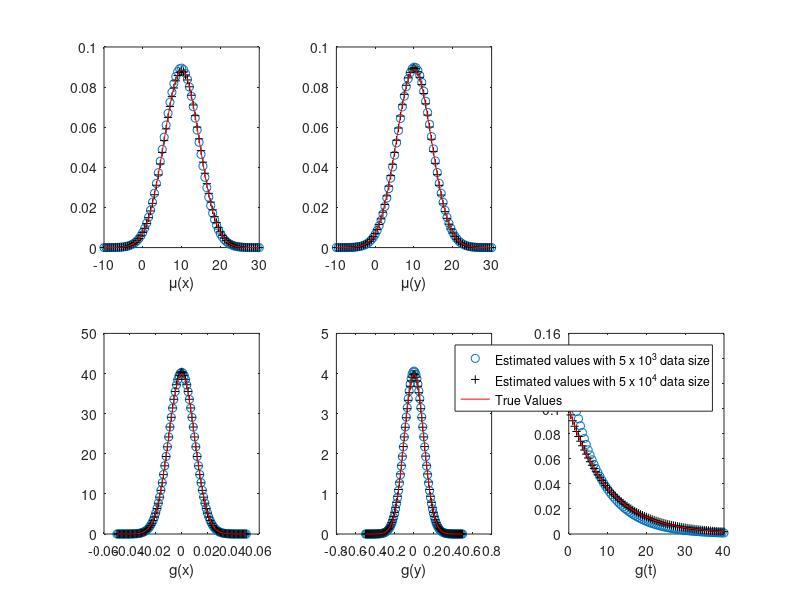

MATLAB code for this plot:
clearvars, clc

% the background function
mu0 = @(b0,b1,b2,b3,b4,u,v)b0*exp(-b2*(u-b1).^2-b4*(v-b3).^2);
mu_cor = -10:0.5:30;
mu1_cor = 0.1:0.1:100;

% triggering function
g0 = @(b0,b1,b2,b3,u,v,s)b0*exp(-b1*u.^2-b2*v.^2-b3*s);
g_cor = 0:0.5:40;
g1_cor = -0.05:0.001:0.05;
g2_cor = -0.5:0.01:0.5;


% estimated values for the 5 x 10^3 simulated data
mu5_b0 =  0.0463844638673967;%77764200233;a_j
mu5_b1 = 9.89566447989127;  % c
mu5_b2 = 0.0251560510746204;%91358024691; alpha_j
mu5_b3 = 10.1284501946275;  % d
mu5_b4 = 0.0254414570887354;%91358024691; beta_j

g5_b0 = 3.92973261510817;%98861837907; b_j
g5_b1 = 5100.24377451116; % alpha_j
g5_b2 = 51.7494960110381;   % beta_j
g5_b3 = 0.125798286764632;  % omega

% these functions are for the 5x10^3 values plot
mu_x = mu0(mu5_b0,mu5_b1,mu5_b2,mu5_b3,mu5_b4,mu_cor,mu5_b3)*(pi/mu5_b4)^0.5;
mu_y = mu0(mu5_b0,mu5_b1,mu5_b2,mu5_b3,mu5_b4,mu5_b1,mu_cor)*(pi/mu5_b2)^0.5;
%mu_t = mu0(mu5_b0,mu5_b1,mu5_b2,mu5_b3,mu5_b4,mu5_b1,0,mu1_cor)*pi/(mu5_b2*mu5_b4)^0.5;
nor_mu = pi*mu5_b0/(mu5_b2*mu5_b4)^0.5;

g_x = g0(g5_b0,g5_b1,g5_b2,g5_b3,g1_cor,0,0)*(pi/g5_b2)^0.5/g5_b3;
g_y = g0(g5_b0,g5_b1,g5_b2,g5_b3,0,g2_cor,0)*(pi/g5_b1)^0.5/g5_b3;
g_t = g0(g5_b0,g5_b1,g5_b2,g5_b3,0,0,g_cor)*pi/(g5_b1*g5_b2)^0.5;
nor_g =  pi*g5_b0/(g5_b1*g5_b2)^0.5/g5_b3;


% estimated values for the 5 x 10^4 simulated data
mu10_b0 = 0.0450310087850960;%77764200233;a_j
mu10_b1 = 10.0383286501518;  % c
mu10_b2 = 0.0243472701410085;%91358024691; alpha_j
mu10_b3 = 10.0214531721950;  % d
mu10_b4 = 0.0252763492505892;%91358024691; beta_j

g10_b0 = 3.18681841799280;%98861837907; b_j
g10_b1 = 5122.35088994370; % alpha_j
g10_b2 = 50.0081694767523;   % beta_j
g10_b3 = 0.0998251216799322;  % omega

% these functions are for the 5 x10^4 values plot
mu_x2 = mu0(mu10_b0,mu10_b1,mu10_b2,mu10_b3,mu10_b4,mu_cor,mu10_b3)*(pi/mu10_b4)^0.5;
mu_y2 = mu0(mu10_b0,mu10_b1,mu10_b2,mu10_b3,mu10_b4,mu10_b1,mu_cor)*(pi/mu10_b2)^0.5;
%mu_t2 = mu0(mu10_b0,mu10_b1,mu10_b2,mu10_b3,mu10_b4,mu10_b5,mu10_b1,0,mu1_cor)*pi/(mu10_b2*mu10_b4)^0.5;
nor_mu2 = pi*mu10_b0/(mu10_b2*mu10_b4)^0.5;

g_x2 = g0(g10_b0,g10_b1,g10_b2,g10_b3,g1_cor,0,0)*(pi/g10_b2)^0.5/g10_b3;
g_y2 = g0(g10_b0,g10_b1,g10_b2,g10_b3,0,g2_cor,0)*(pi/g10_b1)^0.5/g10_b3;
g_t2 = g0(g10_b0,g10_b1,g10_b2,g10_b3,0,0,g_cor)*pi/(g10_b1*g10_b2)^0.5;
nor_g2 =  pi*g10_b0/(g10_b1*g10_b2)^0.5/g10_b3;


% these are values obtain after converting the true values to the 
% same range as the estimated using calculator2.m file 
mu_b0 = 0.0449;%
mu_b1 = 10;
mu_b3 = 10;
mu_b2 = 0.0247;%
mu_b4 = 0.0247;%
mu_b5 = 0.1;
g_b0 = 3.1831;%
g_b1 = 5000;
g_b2 = 50;
g_b3 = 0.1;

% these functions are for the true values plot
mu_x1 = mu0(mu_b0,mu_b1,mu_b2,mu_b3,mu_b4,mu_cor,mu_b3)*(pi/mu_b4)^0.5;
mu_y1 = mu0(mu_b0,mu_b1,mu_b2,mu_b3,mu_b4,mu_b1,mu_cor)*(pi/mu_b2)^0.5;
%mu_t1 = mu0(mu_b0,mu_b1,mu_b2,mu_b3,mu_b4,mu_b5,mu_b1,0,mu1_cor)*pi/(mu_b2*mu_b4)^0.5;
nor_mu1 = pi*mu_b0/(mu_b2*mu_b4)^0.5;

g_x1 = g0(g_b0,g_b1,g_b2,g_b3,g1_cor,0,0)*(pi/g_b2)^0.5/g_b3;
g_y1 = g0(g_b0,g_b1,g_b2,g_b3,0,g2_cor,0)*(pi/g_b1)^0.5/g_b3;
g_t1 = g0(g_b0,g_b1,g_b2,g_b3,0,0,g_cor)*pi/(g_b1*g_b2)^0.5;
nor_g1 =  pi*g_b0/(g_b1*g_b2)^0.5/g_b3;


figure(1)
subplot(2,3,1)
plot(mu_cor,sum(mu_x,1)/nor_mu,'o')
hold on
plot(mu_cor,sum(mu_x2,1)/nor_mu2,'k+')
hold on
plot(mu_cor,sum(mu_x1,1)/nor_mu1,'r-')
xlabel('\mu(x)')
subplot(2,3,2)
plot(mu_cor,sum(mu_y,1)/nor_mu,'o')
hold on 
plot(mu_cor,sum(mu_y2,1)/nor_mu2,'k+')
hold on
plot(mu_cor,sum(mu_y1,1)/nor_mu1,'r-')
xlabel('\mu(y)')
%subplot(2,3,3)
%plot(mu1_cor,sum(mu_t,1)/nor_mu,'bo')
%hold on 
%plot(mu1_cor,sum(mu_t1,1)/nor_mu1)
subplot(2,3,4)
plot(g1_cor,sum(g_x,1)/nor_g,'o')
hold on 
plot(g1_cor,sum(g_x2,1)/nor_g2,'k+')
hold on 
plot(g1_cor,sum(g_x1,1)/nor_g1,'r-')
xlabel('g(x)')
subplot(2,3,5)
plot(g2_cor,sum(g_y,1)/nor_g,'o')
hold on 
plot(g2_cor,sum(g_y2,1)/nor_g2,'k+')
hold on 
plot(g2_cor,sum(g_y1,1)/nor_g1,'r-')
xlabel('g(y)')
subplot(2,3,6)
plot(g_cor,sum(g_t,1)/nor_g,'o')
hold on
plot(g_cor,sum(g_t2,1)/nor_g2,'k+') 
hold on
plot(g_cor,sum(g_t1,1)/nor_g1,'r-')
xlabel('g(t)')
legend('Estimated values with 5 x 10^3 data size','Estimated values with 5 x 10^4 data size','True Values')

